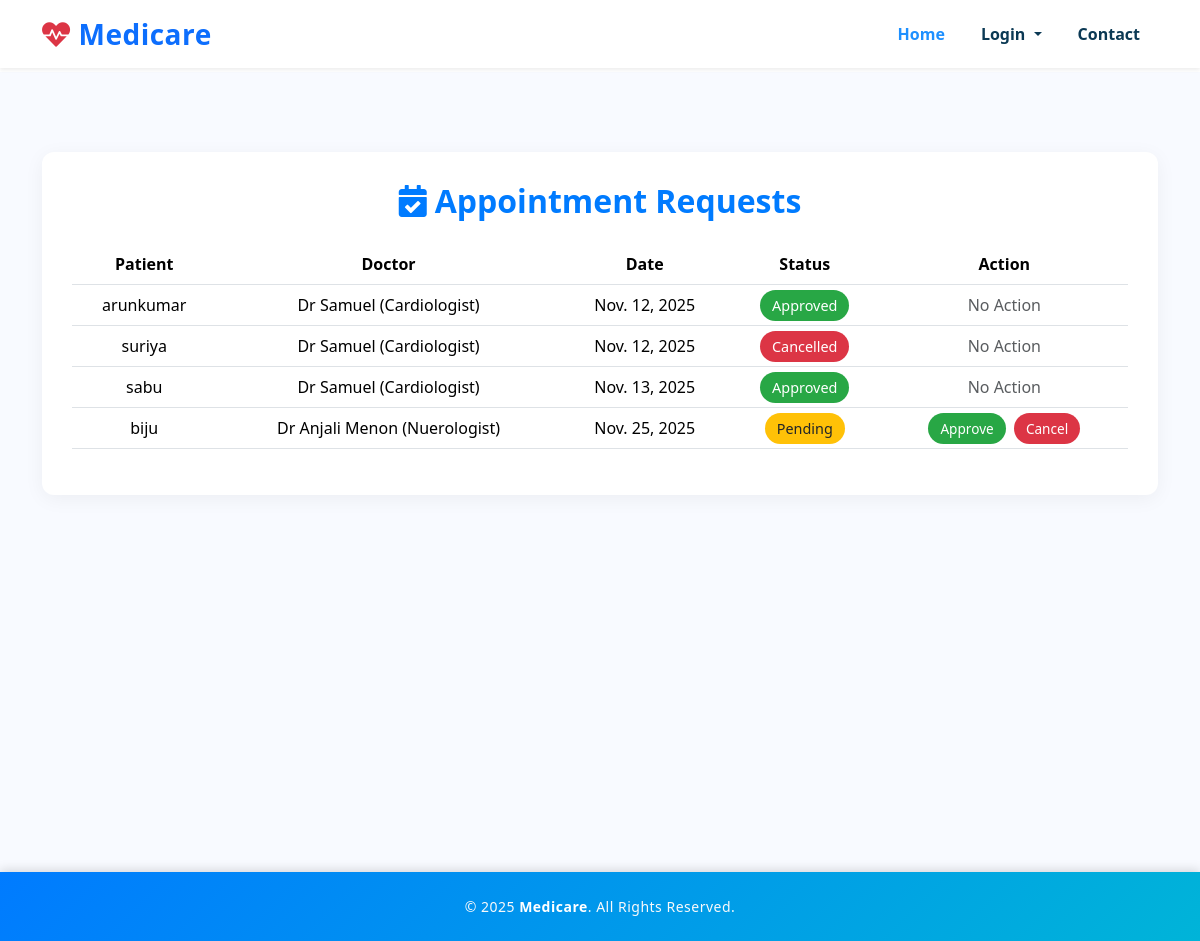
/doctor/dashboard/ (signed in), run on the app's committed database.
### System/models.py (models this page shows, shortened)
class Status(models.Model):
    STATUS_CHOICES = [
        ('Pending', 'Pending'),
        ('Approved', 'Approved'),
        ('Cancelled', 'Cancelled'),
    ]
    booking = models.ForeignKey(Booking, on_delete=models.CASCADE)
    status = models.CharField(max_length=20, choices=STATUS_CHOICES, default='Pending')

class Booking(models.Model):
    p_name=models.CharField(max_length=250)
    p_phone=models.CharField(max_length=50,unique=True)
    p_email=models.EmailField(unique=True)
    doc_name=models.ForeignKey(Doctors,on_delete=models.CASCADE)
    booking_date=models.DateField()
    booking_datetime = models.DateTimeField(default=timezone.now)
    booked_on=models.DateTimeField(auto_now_add=True)

class Doctors(models.Model):
    user = models.OneToOneField(User, on_delete=models.CASCADE, null=True, blank=True)
    doc_name = models.CharField(max_length=225)
    doc_spec = models.CharField(max_length=255)
    dep_name = models.ForeignKey(Departments,on_delete=models.CASCADE)
    doc_image = models.ImageField(upload_to='doctors/', null=True, blank=True)
    avail_days = models.CharField(max_length=100, default="Monday")
    def __str__(self):
        return 'Dr ' + self.doc_name + ' (' + self.doc_spec + ')'

### System/views.py (the view)
# urls.py: path('doctor/dashboard/', doctor_dashboard, name='doctor_dashboard'),
def doctor_dashboard(request):
    if not request.user.is_authenticated:
        return redirect('doctorlogin')
    appointments = Status.objects.all()
    return render(request, 'doctor_dashboard.html', {'appointments': appointments})

### System/templates/doctor_dashboard.html (shortened to what this page needs)
{% extends 'base.html' %}
{% block content %}
<section class="dashboard-section">
  <div class="container">
    <div class="dashboard-card">
      <h2 class="text-center mb-4"><i class="fas fa-calendar-check me-2"></i>Appointment Requests</h2>
      <div class="table-responsive">
        <table class="table align-middle">
          <thead>
            <tr>
              <th>Patient</th>
              <th>Doctor</th>
              <th>Date</th>
              <th>Status</th>
              <th>Action</th>
            </tr>
          </thead>
          <tbody>
            {% for s in appointments %}
            <tr>
              <td>{{ s.booking.p_name }}</td>
              <td>{{ s.booking.doc_name }}</td>
              <td>{{ s.booking.booking_date }}</td>
              <td>
                {% if s.status == "Pending" %}
                  <span class="badge-status badge-pending">Pending</span>
                {% elif s.status == "Approved" %}
                  <span class="badge-status badge-approved">Approved</span>
                {% elif s.status == "Cancelled" %}
                  <span class="badge-status badge-cancelled">Cancelled</span>
                {% else %}
                  {{ s.status }}
                {% endif %}
              </td>
              <td>
                {% if s.status == "Pending" %}
                  <a href="{% url 'approve' s.id %}" class="action-btn btn-approve">Approve</a>
                  <a href="{% url 'cancel' s.id %}" class="action-btn btn-cancel">Cancel</a>
                {% else %}
                  <span class="text-muted">No Action</span>
                {% endif %}
              </td>
            </tr>
            {% empty %}
            <tr>
              <td colspan="5" class="text-center text-muted py-3">No appointment requests found.</td>
            </tr>
            {% endfor %}
          </tbody>
        </table>
      </div>
    </div>
  </div>
</section>
{% endblock %}

### System/templates/doctor_dashboard.html (style rules this page uses)
.dashboard-section { background: #f8faff; min-height: 100vh; padding: 80px 0; }
.dashboard-card { background: #ffffff; border-radius: 12px; box-shadow: 0 4px 20px rgba(0, 0, 0, 0.05); padding: 30px; }
.dashboard-card h2 { font-weight: 700; color: #007bff; margin-bottom: 25px; }
.table-responsive { border-radius: 10px; overflow: hidden; }
table { width: 100%; border-collapse: collapse; background: #fff; }
th { background: #007bff; color: #fff; font-weight: 600; text-align: center; padding: 12px; }
td { text-align: center; padding: 12px; vertical-align: middle; border-bottom: 1px solid #dee2e6; }
.badge-status { font-size: 0.9rem; padding: 6px 12px; border-radius: 20px; }
.badge-pending { background: #ffc107; color: #212529; }
.badge-approved { background: #28a745; color: #fff; }
.badge-cancelled { background: #dc3545; color: #fff; }
.action-btn { font-size: 0.85rem; border-radius: 20px; padding: 6px 12px; margin: 2px; text-decoration: none; color: #fff !important; transition: 0.3s; }
.btn-approve { background: #28a745; }
.btn-cancel { background: #dc3545; }

### data on the page
Status: booking.p_name "arunkumar", booking.doc_name "Dr Samuel (Cardiologist)", booking.booking_date "Nov. 12, 2025", status "Approved"
Status: booking.p_name "suriya", booking.doc_name "Dr Samuel (Cardiologist)", booking.booking_date "Nov. 12, 2025", status "Cancelled"
Status: booking.p_name "sabu", booking.doc_name "Dr Samuel (Cardiologist)", booking.booking_date "Nov. 13, 2025", status "Approved"
Status: booking.p_name "biju", booking.doc_name "Dr Anjali Menon (Nuerologist)", booking.booking_date "Nov. 25, 2025", status "Pending"
